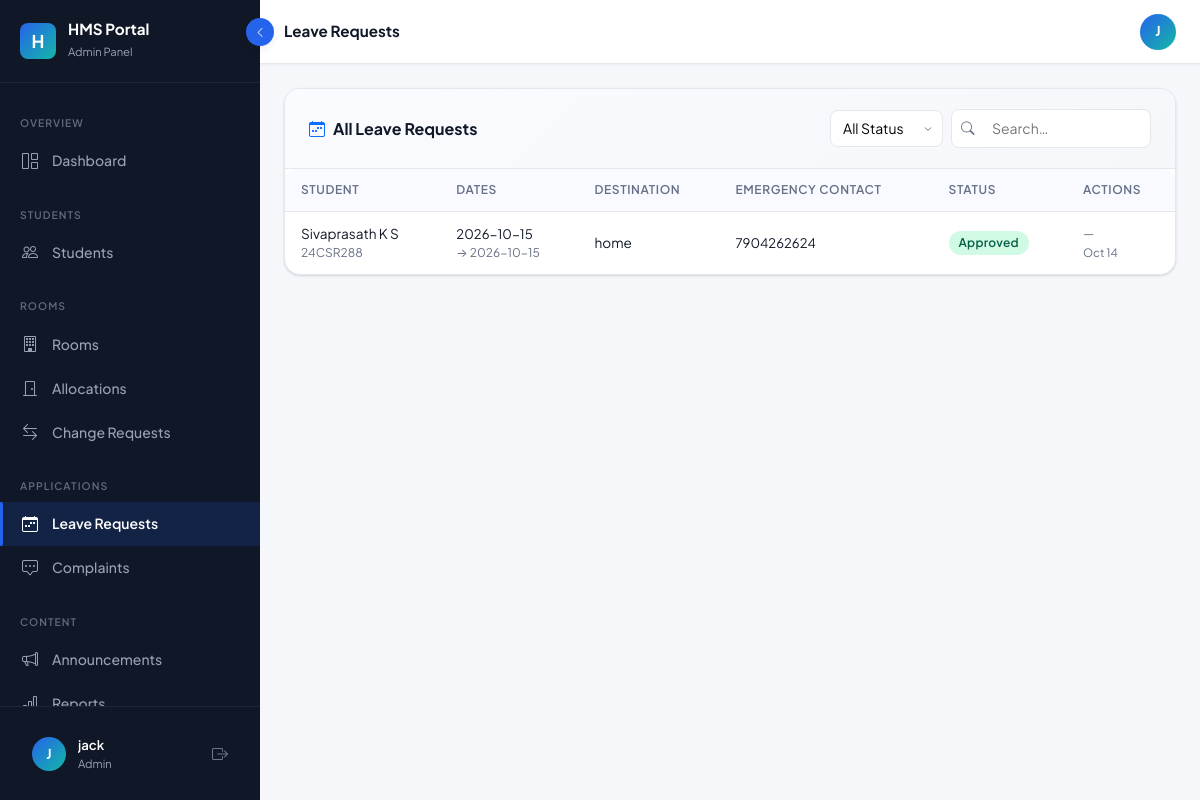
The app's page /admin/leave-requests (signed in) with its own data.
### tables this page shows
CREATE TABLE LeaveRequests (
    leave_id          INTEGER PRIMARY KEY AUTOINCREMENT,
    student_id        INTEGER NOT NULL REFERENCES Students(student_id) ON DELETE CASCADE,
    start_date        TEXT NOT NULL,
    end_date          TEXT NOT NULL,
    destination       TEXT,
    reason            TEXT,
    emergency_contact TEXT,
    status            TEXT NOT NULL DEFAULT 'Pending' CHECK(status IN ('Pending','Approved','Rejected')),
    admin_remarks     TEXT,
    reviewed_by       INTEGER REFERENCES Users(user_id),
    reviewed_at       TEXT,
    created_at        TEXT NOT NULL DEFAULT (datetime('now'))
);

CREATE TABLE Users (
    user_id       INTEGER PRIMARY KEY AUTOINCREMENT,
    email         TEXT NOT NULL UNIQUE,
    password_hash TEXT NOT NULL,
    role          TEXT NOT NULL DEFAULT 'student' CHECK(role IN ('admin','student')),
    full_name     TEXT NOT NULL,
    phone         TEXT,
    is_active     INTEGER NOT NULL DEFAULT 1,
    created_at    TEXT NOT NULL DEFAULT (datetime('now')),
    updated_at    TEXT NOT NULL DEFAULT (datetime('now'))
);

CREATE TABLE Students (
    student_id          INTEGER PRIMARY KEY AUTOINCREMENT,
    user_id             INTEGER NOT NULL UNIQUE REFERENCES Users(user_id) ON DELETE CASCADE,
    registration_number TEXT NOT NULL UNIQUE,
    department          TEXT,
    academic_year       TEXT,
    guardian_name       TEXT,
    guardian_phone      TEXT,
    address             TEXT,
    account_status      TEXT NOT NULL DEFAULT 'active' CHECK(account_status IN ('active','inactive','suspended')),
    joined_date         TEXT,
    created_at          TEXT NOT NULL DEFAULT (datetime('now'))
);

### routes/admin_routes.py (the view)
@admin_bp.route('/leave-requests')
@admin_required
def leave_requests():
    leaves = leave_service.get_leaves()
    return render_template('admin/leave_requests.html', leaves=leaves)

### app.py (called while the page is built, shortened)
def create_app():
    basedir = os.path.abspath(os.path.dirname(__file__))
    app = Flask(
        __name__,
        template_folder=os.path.join(basedir, 'templates'),
        static_folder=os.path.join(basedir, 'static')
    )
    app.config.from_object(Config)
    with app.app_context():
        init_db()
    app.register_blueprint(auth_bp)
    app.register_blueprint(student_bp)
    app.register_blueprint(admin_bp)
    @app.template_filter('format_date')
    def format_date(val, fmt='%b %d, %Y'):
        if not val:
            return ''
        if hasattr(val, 'strftime'):
            try:
                return val.strftime(fmt)
            except Exception:
                pass
    app.teardown_appcontext(close_db)
    return app

### models/db.py (called while the page is built, shortened)
def get_db_path():
    if os.environ.get('DATABASE_FILE'):
        return os.environ['DATABASE_FILE']

def get_db():
    if 'db' not in g:
        db_path = get_db_path()
        g.db = sqlite3.connect(
            db_path,
            detect_types=sqlite3.PARSE_DECLTYPES | sqlite3.PARSE_COLNAMES
        )
        g.db.row_factory = sqlite3.Row   # rows behave like dicts
        g.db.execute("PRAGMA foreign_keys = ON")
        try:
            g.db.execute("PRAGMA journal_mode = WAL")
        except sqlite3.OperationalError:
            g.db.execute("PRAGMA journal_mode = DELETE")
    return g.db

def _wrap_row(d):
    for k, v in d.items():
        if isinstance(v, str) and (k in DATE_KEYS or k.endswith('_date') or k.endswith('_at')):
            d[k] = DateString(v)
    return d

def fetchall(sql, params=()):
    cur = get_db().execute(sql, params)
    rows = cur.fetchall()
    return [_wrap_row(dict(r)) for r in rows]

    def strftime(self, fmt):
        try:
            from datetime import datetime
            clean = self.strip().replace('Z', '')
            if 'T' in clean:
                dt = datetime.fromisoformat(clean)
            elif ' ' in clean:
                dt = datetime.strptime(clean.split('.')[0], '%Y-%m-%d %H:%M:%S')
            else:
                dt = datetime.strptime(clean, '%Y-%m-%d')
            return dt.strftime(fmt)
        except Exception:
            return self

### services/leave_service.py (called while the page is built, shortened)
def get_leaves(student_id=None):
    return db.fetchall(
        """SELECT l.*, u.full_name, s.registration_number
           FROM LeaveRequests l
           JOIN Students s ON l.student_id = s.student_id
           JOIN Users u    ON s.user_id    = u.user_id
           ORDER BY l.created_at DESC"""
    )

### templates/admin/leave_requests.html (shortened to what this page needs)
{% extends "layouts/dashboard.html" %}
{% block page_title %}Leave Requests{% endblock %}
{% block sidebar_role %}Admin Panel{% endblock %}
{% block sidebar_nav %}{% include 'admin/_nav.html' %}{% endblock %}
{% block content %}
<div class="hms-card animate-fade-in-up">
  <div class="hms-card-header">
    <span class="hms-card-title"><i class="bi bi-calendar-week text-primary"></i> All Leave Requests</span>
    <div class="d-flex gap-2 align-items-center">
      <select class="filter-select" data-filter-table="leaveTable" data-filter-col="4">
        <option value="">All Status</option>
      </select>
      <div class="hms-search" style="width:200px;">
        <input type="text" class="hms-search-input" data-search-table="leaveTable" placeholder="Search…" style="width:100%;"/>
      </div>
    </div>
  </div>
  <div class="table-responsive-hms">
    {% if leaves %}
    <table class="hms-table" id="leaveTable">
      <thead>
        <tr><th>Student</th><th>Dates</th><th>Destination</th><th>Emergency Contact</th><th>Status</th><th>Actions</th></tr>
      </thead>
      <tbody>
      {% for l in leaves %}
      <tr>
        <td>
          <div class="fw-600" style="font-size:0.85rem;">{{ l.full_name }}</div>
          <div style="font-size:0.75rem;color:var(--hms-text-muted);">{{ l.registration_number }}</div>
        </td>
        <td>
          <div style="font-size:0.82rem;">{{ l.start_date }}</div>
          <div style="font-size:0.75rem;color:var(--hms-text-muted);">→ {{ l.end_date }}</div>
        </td>
        <td style="font-size:0.85rem;">{{ l.destination }}</td>
        <td style="font-size:0.82rem;">{{ l.emergency_contact }}</td>
        <td><span class="badge-hms badge-{{ l.status.lower() }}">{{ l.status }}</span></td>
        <td>
          {% if l.status == 'Pending' %}
          <button type="button" class="btn-hms-primary" style="padding:3px 10px;font-size:0.78rem;"
                  data-bs-toggle="modal" data-bs-target="#reviewModal{{ l.leave_id }}">
            Review
          </button>
          {% else %}
          <div style="font-size:0.78rem;color:var(--hms-text-muted);">
            {{ l.admin_remarks or '—' }}<br>
            <span style="font-size:0.72rem;">{{ l.reviewed_at|format_date('%b %d') }}</span>
          </div>
          {% endif %}
        </td>
      </tr>
      {% endfor %}
      </tbody>
    </table>
    {% else %}
    <div class="empty-state">
      <div class="empty-state-icon"><i class="bi bi-calendar-x"></i></div>
      <div class="empty-state-title">No leave requests</div>
    </div>
    {% endif %}
  </div>
</div>
{% endblock %}

### static/css/animations.css (style rules this page uses)
:root { --hms-navy: #101828; --hms-navy-light: #1D2939; --hms-navy-mid: #344054; --hms-blue: #2563EB; --hms-blue-light: #3B82F6; --hms-blue-pale: #EFF6FF; --hms-teal: #14B8A6; --hms-teal-light: #2DD4BF; --hms-teal-pale: #F0FDFA; --hms-bg: #F5F7FB; --hms-surface: #FFFFFF; --hms-border: #E4E7EC; --hms-text: #101828; --hms-text-muted: #667085; --hms-success: #12B76A; --hms-warning: #F79009; --hms-danger: #F04438; --hms-info: #0BA5EC; --sidebar-width: 260px; --sidebar-collapsed: 70px; --sidebar-bg: #101828; --sidebar-text: #98A2B3; --sidebar-active-text: #FFFFFF; --sidebar-active-bg: rgba(37,99,235,0.15); --sidebar-active-bar: #2563EB; --sidebar-hover-bg: rgba(255,255,255,0.06); --shadow-xs: 0 1px 2px rgba(16,24,40,0.05); --shadow-sm: 0 1px 3px rgba(16,24,40,0.10), 0 1px 2px rgba(16,24,40,0.06); --shadow-md: 0 4px 8px -2px rgba(16,24,40,0.10), 0 2px 4px -2px rgba(16,24,40,0.06); --shadow-lg: 0 12px 16px -4px rgba(16,24,40,0.08), 0 4px 6px -2px rgba(16,24,40,0.03); --shadow-xl: 0 20px 24px -4px rgba(16,24,40,0.08), 0 8px 8px -4px rgba(16,24,40,0.03); --shadow-glow: 0 0 20px rgba(37,99,235,0.25); --radius-xs: 4px; --radius-sm: 8px; --radius-md: 12px; --radius-lg: 16px; --radius-xl: 24px; --radius-full: 9999px; --space-1: 4px; --space-2: 8px; --space-3: 12px; --space-4: 16px; --space-5: 20px; --space-6: 24px; --space-8: 32px; --space-10: 40px; --space-12: 48px; --ease-smooth: cubic-bezier(0.4, 0, 0.2, 1); --ease-spring: cubic-bezier(0.34, 1.56, 0.64, 1); --ease-out: cubic-bezier(0, 0, 0.2, 1); --dur-fast: 150ms; --dur-normal: 300ms; --dur-slow: 500ms; --dur-xslow: 800ms; }
.animate-fade-in-up { animation: fadeInUp var(--dur-normal) var(--ease-smooth) both; }
.hms-card { background: var(--hms-surface); border: 1px solid var(--hms-border); border-radius: var(--radius-lg); box-shadow: var(--shadow-sm); overflow: hidden; transition: box-shadow var(--dur-normal) var(--ease-smooth), transform var(--dur-normal) var(--ease-smooth); }
.hms-card-header { padding: var(--space-5) var(--space-6); border-bottom: 1px solid var(--hms-border); display: flex; align-items: center; justify-content: space-between; background: linear-gradient(135deg, #FAFBFF 0%, #F5F7FB 100%); }
.hms-card-title { font-size: 1rem; font-weight: 700; color: var(--hms-text); display: flex; align-items: center; gap: var(--space-2); }
.badge-hms { display: inline-flex; align-items: center; gap: 4px; padding: 3px 10px; border-radius: var(--radius-full); font-size: 0.75rem; font-weight: 600; letter-spacing: 0.02em; transition: transform var(--dur-fast); }
.badge-approved { background: #D1FAE5; color: #065F46; }
.hms-table { width: 100%; border-collapse: collapse; font-size: 0.875rem; }
.hms-table th { background: #F8FAFF; color: var(--hms-text-muted); font-weight: 600; font-size: 0.75rem; text-transform: uppercase; letter-spacing: 0.05em; padding: var(--space-3) var(--space-4); border-bottom: 1px solid var(--hms-border); white-space: nowrap; }
.hms-table td { padding: var(--space-3) var(--space-4); border-bottom: 1px solid var(--hms-border); color: var(--hms-text); vertical-align: middle; }
.hms-table tbody tr { animation: rowFadeIn 0.3s var(--ease-smooth) both; transition: background var(--dur-fast); }
.hms-table tbody tr:last-child td { border-bottom: none; }
.hms-table tbody tr:nth-child(1) { animation-delay: 0.03s; }
.hms-search { position: relative; }
.hms-search-input { padding-left: 2.5rem; border: 1.5px solid var(--hms-border); border-radius: var(--radius-sm); padding: 0.5rem 0.5rem 0.5rem 2.5rem; font-size: 0.875rem; transition: border-color var(--dur-fast), box-shadow var(--dur-fast); outline: none; background: var(--hms-surface); }

### static/css/main.css (style rules this page uses)
*, *::before, *::after { box-sizing: border-box; }
body { font-family: 'Plus Jakarta Sans', 'Inter', system-ui, -apple-system, sans-serif; background: var(--hms-bg); color: var(--hms-text); margin: 0; padding: 0; -webkit-font-smoothing: antialiased; }
.filter-select { border: 1.5px solid var(--hms-border); border-radius: var(--radius-sm); padding: 0.45rem 2rem 0.45rem 0.75rem; font-size: 0.875rem; background: var(--hms-surface); outline: none; appearance: none; background-repeat: no-repeat; background-position: right 8px center; cursor: pointer; transition: border-color var(--dur-fast); }
.table-responsive-hms { overflow-x: auto; border-radius: var(--radius-md); }

### records on screen
LeaveRequests: full_name "Sivaprasath K S", registration_number "24CSR288", start_date "2026-10-15", end_date "2026-10-15", destination "home", emergency_contact "7904262624", status "Approved", admin_remarks "—", reviewed_at "Oct 14"

### other values on screen
{{ session.name[0]|upper if session.name else 'U' }} "J"
{{ session.name }} "jack"
{{ session.role|capitalize }} "Admin"
